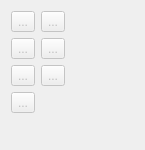
      <widget class="QWidget" name="page_4">
       <property name="geometry">
        <rect>
         <x>0</x>
         <y>0</y>
         <width>145</width>
         <height>150</height>
        </rect>
       </property>
       <property name="sizePolicy">
        <sizepolicy hsizetype="Expanding" vsizetype="Maximum">
         <horstretch>0</horstretch>
         <verstretch>0</verstretch>
        </sizepolicy>
       </property>
       <property name="toolTip">
        <string>Tools for creating arcs.</string>
       </property>
       <attribute name="icon">
        <iconset resource="share/resources/icon.qrc">
         <normaloff>:/icon/16x16/toolsectionarc.png</normaloff>:/icon/16x16/toolsectionarc.png</iconset>
       </attribute>
       <attribute name="label">
        <string>Arc</string>
       </attribute>
       <layout class="QFormLayout" name="formLayout_4">
        <property name="fieldGrowthPolicy">
         <enum>QFormLayout::AllNonFixedFieldsGrow</enum>
        </property>
        <item row="0" column="0">
         <widget class="QToolButton" name="toolButtonArc">
          <property name="enabled">
           <bool>false</bool>
          </property>
          <property name="toolTip">
           <string>Arc</string>
          </property>
          <property name="text">
           <string notr="true">...</string>
          </property>
          <property name="icon">
           <iconset resource="share/resources/toolicon.qrc">
            <normaloff>:/toolicon/32x32/arc.png</normaloff>:/toolicon/32x32/arc.png</iconset>
          </property>
          <property name="iconSize">
           <size>
            <width>32</width>
            <height>32</height>
           </size>
          </property>
          <property name="checkable">
           <bool>true</bool>
          </property>
         </widget>
        </item>
        <item row="0" column="1">
         <widget class="QToolButton" name="toolButtonArcCutPoint">
          <property name="enabled">
           <bool>false</bool>
          </property>
          <property name="toolTip">
           <string>Segment an arc</string>
          </property>
          <property name="text">
           <string notr="true">...</string>
          </property>
          <property name="icon">
           <iconset resource="share/resources/toolicon.qrc">
            <normaloff>:/toolicon/32x32/arc_cut.png</normaloff>:/toolicon/32x32/arc_cut.png</iconset>
          </property>
          <property name="iconSize">
           <size>
            <width>32</width>
            <height>32</height>
           </size>
          </property>
          <property name="checkable">
           <bool>true</bool>
          </property>
         </widget>
        </item>
        <item row="1" column="0">
         <widget class="QToolButton" name="toolButtonArcIntersectAxis">
          <property name="enabled">
           <bool>false</bool>
          </property>
          <property name="toolTip">
           <string>Point intersect arc and axis</string>
          </property>
          <property name="text">
           <string notr="true">...</string>
          </property>
          <property name="icon">
           <iconset resource="share/resources/toolicon.qrc">
            <normaloff>:/toolicon/32x32/arc_intersect_axis.png</normaloff>:/toolicon/32x32/arc_intersect_axis.png</iconset>
          </property>
          <property name="iconSize">
           <size>
            <width>32</width>
            <height>32</height>
           </size>
          </property>
          <property name="checkable">
           <bool>true</bool>
          </property>
         </widget>
        </item>
        <item row="1" column="1">
         <widget class="QToolButton" name="toolButtonPointOfIntersectionArcs">
          <property name="enabled">
           <bool>false</bool>
          </property>
          <property name="toolTip">
           <string>Point of intersection arcs</string>
          </property>
          <property name="text">
           <string notr="true">...</string>
          </property>
          <property name="icon">
           <iconset resource="share/resources/toolicon.qrc">
            <normaloff>:/toolicon/32x32/point_of_intersection_arcs.png</normaloff>:/toolicon/32x32/point_of_intersection_arcs.png</iconset>
          </property>
          <property name="iconSize">
           <size>
            <width>32</width>
            <height>32</height>
           </size>
          </property>
          <property name="checkable">
           <bool>true</bool>
          </property>
         </widget>
        </item>
        <item row="2" column="0">
         <widget class="QToolButton" name="toolButtonPointOfIntersectionCircles">
          <property name="enabled">
           <bool>false</bool>
          </property>
          <property name="toolTip">
           <string>Point of intersection circles</string>
          </property>
          <property name="text">
           <string notr="true">...</string>
          </property>
          <property name="icon">
           <iconset resource="share/resources/toolicon.qrc">
            <normaloff>:/toolicon/32x32/point_of_intersection_circles.png</normaloff>:/toolicon/32x32/point_of_intersection_circles.png</iconset>
          </property>
          <property name="iconSize">
           <size>
            <width>32</width>
            <height>32</height>
           </size>
          </property>
          <property name="checkable">
           <bool>true</bool>
          </property>
         </widget>
        </item>
        <item row="2" column="1">
         <widget class="QToolButton" name="toolButtonPointFromCircleAndTangent">
          <property name="enabled">
           <bool>false</bool>
          </property>
          <property name="toolTip">
           <string>Point from circle and tangent</string>
          </property>
          <property name="text">
           <string notr="true">...</string>
          </property>
          <property name="icon">
           <iconset resource="share/resources/toolicon.qrc">
            <normaloff>:/toolicon/32x32/point_from_circle_and_tangent.png</normaloff>:/toolicon/32x32/point_from_circle_and_tangent.png</iconset>
          </property>
          <property name="iconSize">
           <size>
            <width>32</width>
            <height>32</height>
           </size>
          </property>
          <property name="checkable">
           <bool>true</bool>
          </property>
         </widget>
        </item>
        <item row="3" column="0">
         <widget class="QToolButton" name="toolButtonPointFromArcAndTangent">
          <property name="enabled">
           <bool>false</bool>
          </property>
          <property name="toolTip">
           <string>Point from arc and tangent</string>
          </property>
          <property name="text">
           <string notr="true">...</string>
          </property>
          <property name="icon">
           <iconset resource="share/resources/toolicon.qrc">
            <normaloff>:/toolicon/32x32/point_from_arc_and_tangent.png</normaloff>:/toolicon/32x32/point_from_arc_and_tangent.png</iconset>
          </property>
          <property name="iconSize">
           <size>
            <width>32</width>
            <height>32</height>
           </size>
          </property>
          <property name="checkable">
           <bool>true</bool>
          </property>
         </widget>
        </item>
       </layout>
      </widget>
